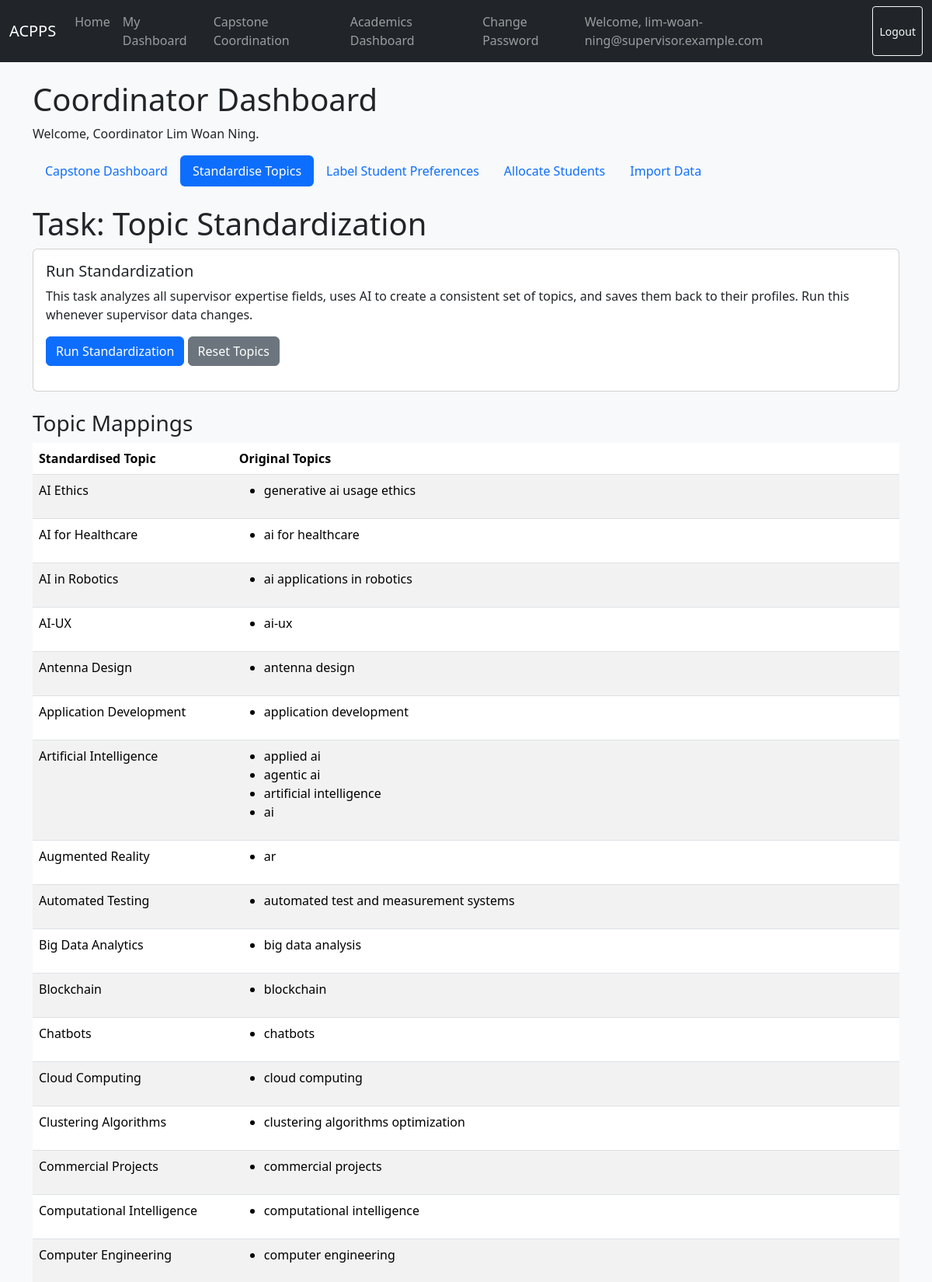
The page /dashboards/coordinator/standardize/ (signed in, upper part) on the database its author committed.
### users/models.py (models this page shows, shortened)
class User(AbstractBaseUser, PermissionsMixin):
    email = models.EmailField(unique=True)
    is_active = models.BooleanField(default=True)
    is_staff = models.BooleanField(default=False)
    date_joined = models.DateTimeField(default=timezone.now)
    full_name = models.CharField(max_length=255, blank=False, null=False)
    USER_TYPE_CHOICES = (
        ('student', 'Student'),
        ('supervisor', 'Supervisor'),
    )
    user_type = models.CharField(max_length=10, choices=USER_TYPE_CHOICES)
    objects = UserManager()
    USERNAME_FIELD = 'email'
    REQUIRED_FIELDS = ['user_type']
    def get_full_name(self):
        return self.full_name or self.email

### api/models.py (models this page shows, shortened)
class TopicMapping(models.Model):
    topic = models.CharField(max_length=255, unique=True)
    standardised_topic = models.CharField(max_length=255, blank=True, null=True)

### dashboards/views.py (the view)
# urls.py: path('coordinator/standardize/', CoordinatorStandardizationView.as_view(), name='coordinator_standardize'),
class CoordinatorStandardizationView(CoordinatorRequiredMixin, View):
    template_name = 'dashboard/coordinator_standardize.html'
    def get(self, request, *args, **kwargs):
        supervisors = SupervisorProfile.objects.select_related('user').all().order_by('user__full_name')
        topics = TopicMapping.objects.all().order_by('standardised_topic')
        context = {
            'supervisors': supervisors,
            'topics': topics,
        }
        return render(request, self.template_name, context)

### dashboards/views.py (called while the page is built)
    def dispatch(self, request, *args, **kwargs):
        is_coordinator = CoordinatorProfile.objects.filter(supervisor__user=request.user).exists() or request.user.is_superuser
        if not is_coordinator:
            messages.error(request, "You do not have permission to access this page.")
            return redirect('home')
        return super().dispatch(request, *args, **kwargs)

### templates/dashboard/coordinator_standardize.html (shortened to what this page needs)
{% extends "dashboard/coordinator_base.html" %}
{% load static %}
{% block module %}
    <h1>Task: Topic Standardization</h1>
    <div class="card mb-4">
        <div class="card-body">
            <h5 class="card-title">Run Standardization</h5>
            <p class="card-text">This task analyzes all supervisor expertise fields, uses AI to create a consistent set of topics, and saves them back to their profiles. Run this whenever supervisor data changes.</p>
            <button type="button" id="standardize-btn" class="btn btn-primary" data-url="{% url 'start_standardization' %}">Run Standardization</button>
            <button type="button" id="delete-btn" class="btn btn-secondary" data-url="{% url 'reset_topics' %}">Reset Topics</button>
        </div>
    </div>
    <h3>Topic Mappings</h3>
    {% if topics %}
        <div class="table-responsive">
            <table class="table table-striped table-hover">
                <thead>
                    <tr>
                        <th>Standardised Topic</th>
                        <th>Original Topics</th>
                    </tr>
                </thead>
                <tbody>
                    {% regroup topics by standardised_topic as grouped_list %}
                    {% for group in grouped_list %}
                        <tr>
                            <td>{{ group.grouper }}</td>
                            <td>
                                <ul>
                                    {% for mapping in group.list %}
                                        <li>{{ mapping.topic }}</li>
                                    {% endfor %}
                                </ul>
                            </td>
                        </tr>
                    {% endfor %}
                </tbody>
            </table>
        </div>
    {% else %}
        <div class="alert alert-warning" role="alert">No topic mappings found in the system.</div>
    {% endif %}
{% endblock %}
{% block extra_js %}
    {% load static %}
{% endblock %}

### templates/dashboard/coordinator_base.html (shortened to what this page needs)
{% extends "dashboard/dashboard_base.html" %}
{% load static %}
{% block dashboard %}
    <h1>Coordinator Dashboard</h1>
    <p>Welcome, Coordinator {{ user.get_full_name }}.</p>
    <nav class="nav nav-pills mb-4">
        <a class="nav-link {% if request.resolver_match.url_name == 'coordinator_dashboard' %}active{% endif %}" href="{% url 'coordinator_dashboard' %}">Capstone Dashboard</a>
        <a class="nav-link {% if request.resolver_match.url_name == 'coordinator_standardize' %}active{% endif %}" href="{% url 'coordinator_standardize' %}">Standardise Topics</a>
        <a class="nav-link {% if request.resolver_match.url_name == 'coordinator_label' %}active{% endif %}" href="{% url 'coordinator_label' %}">Label Student Preferences</a>
        <a class="nav-link {% if request.resolver_match.url_name == 'coordinator_match' %}active{% endif %}" href="{% url 'coordinator_match' %}">Allocate Students</a>
        <a class="nav-link {% if request.resolver_match.url_name == 'coordinator_import' %}active{% endif %}" href="{% url 'coordinator_import' %}">Import Data</a>
    </nav>
    {% block module %}
    {% endblock %}
{% endblock %}

### templates/base.html (shortened to what this page needs)
<!DOCTYPE html>
<html lang="en">
<head>
    <link href="https://cdn.jsdelivr.net/npm/bootstrap@5.3.3/dist/css/bootstrap.min.css" rel="stylesheet">
    <link rel="stylesheet" href="https://cdn.jsdelivr.net/npm/bootstrap-icons@1.11.3/font/bootstrap-icons.min.css">
</head>
<body>
    <nav class="navbar navbar-expand-lg navbar-dark bg-dark mb-4">
        <div class="container-fluid">
            <a class="navbar-brand" href="{% url 'home' %}">ACPPS</a>
            <div class="collapse navbar-collapse" id="navbarNav">
                <ul class="navbar-nav me-auto mb-2 mb-lg-0">
                    <li class="nav-item"><a class="nav-link" href="{% url 'home' %}">Home</a></li>
                    {% if user.is_authenticated %}
                        {% if user.is_superuser %}
                            <li class="nav-item"><a class="nav-link" href="{% url 'student_dashboard' %}">Student DB</a></li>
                            <li class="nav-item"><a class="nav-link" href="{% url 'supervisor_dashboard' %}">Supervisor DB</a></li>
                            <li class="nav-item"><a class="nav-link" href="{% url 'coordinator_dashboard' %}">Coordinator DB</a></li>
                            <li class="nav-item"><a class="nav-link" href="{% url 'academics:dashboard' %}">Academics DB</a></li>
                        {% elif user.user_type == 'student' %}
                             <li class="nav-item"><a class="nav-link" href="{% url 'student_dashboard' %}">My Dashboard</a></li>
                        {% elif user.user_type == 'supervisor' and user.supervisorprofile.coordinatorprofile %}
                             <li class="nav-item"><a class="nav-link" href="{% url 'supervisor_dashboard' %}">My Dashboard</a></li>
                             <li class="nav-item"><a class="nav-link" href="{% url 'coordinator_dashboard' %}">Capstone Coordination</a></li>
                             <li class="nav-item"><a class="nav-link" href="{% url 'academics:dashboard' %}">Academics Dashboard</a></li>
                        {% elif user.user_type == 'supervisor' %}
                            <li class="nav-item"><a class="nav-link" href="{% url 'supervisor_dashboard' %}">My Dashboard</a></li>
                        {% endif %}
                    {% endif %}
                </ul>
                <div class="navbar-nav ms-auto">
                    {% if user.is_authenticated %}
                        <li class="nav-item"><a class="nav-link" href="{% url 'password_change' %}">Change Password</a></li>
                        <span class="navbar-text me-3">
                            Welcome, {{ user.email }}
                        </span>
                        <form class="d-flex" action="{% url 'logout' %}" method="post">
                            <button type="submit" class="btn btn-outline-light btn-sm">Logout</button>
                        </form>
                    {% else %}
                        <a href="{% url 'login' %}" class="btn btn-outline-light">Login</a>
                    {% endif %}
                </div>
            </div>
        </div>
    </nav>
    <main class="container">
        {% block content %}
        {% endblock %}
    </main>
</body>
</html>

### templates/base.html (style rules this page uses)
body { background-color: #f8f9fa; }

### rows shown on the page
User: email "lim-woan-ning@supervisor.example.com", get_full_name "Lim Woan Ning"
TopicMapping: grouper "AI Ethics", topic "generative ai usage ethics"
TopicMapping: grouper "AI for Healthcare", topic "ai for healthcare"
TopicMapping: grouper "AI in Robotics", topic "ai applications in robotics"
TopicMapping: grouper "AI-UX", topic "ai-ux"
TopicMapping: grouper "Antenna Design", topic "antenna design"
TopicMapping: grouper "Application Development", topic "application development"
TopicMapping: grouper "Artificial Intelligence", topic "applied ai"
TopicMapping: topic "agentic ai"
TopicMapping: topic "artificial intelligence"
TopicMapping: topic "ai"
TopicMapping: grouper "Augmented Reality", topic "ar"
TopicMapping: grouper "Automated Testing", topic "automated test and measurement systems"
TopicMapping: grouper "Big Data Analytics", topic "big data analysis"
TopicMapping: grouper "Blockchain", topic "blockchain"
TopicMapping: grouper "Chatbots", topic "chatbots"
TopicMapping: grouper "Cloud Computing", topic "cloud computing"
TopicMapping: grouper "Clustering Algorithms", topic "clustering algorithms optimization"
TopicMapping: grouper "Commercial Projects", topic "commercial projects"
TopicMapping: grouper "Computational Intelligence", topic "computational intelligence"
TopicMapping: grouper "Computer Engineering", topic "computer engineering"
